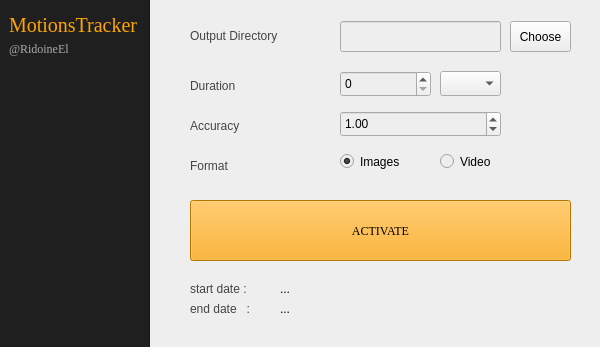
<?xml version="1.0" encoding="UTF-8"?>
<ui version="4.0">
 <class>MainWindow</class>
 <widget class="QMainWindow" name="MainWindow">
  <property name="geometry">
   <rect>
    <x>0</x>
    <y>0</y>
    <width>600</width>
    <height>347</height>
   </rect>
  </property>
  <property name="font">
   <font>
    <family>Liberation Serif</family>
   </font>
  </property>
  <property name="windowTitle">
   <string>MotionsTracker</string>
  </property>
  <property name="styleSheet">
   <string notr="true">background: #eee;</string>
  </property>
  <widget class="QWidget" name="centralwidget">
   <widget class="QPushButton" name="activateButton">
    <property name="geometry">
     <rect>
      <x>190</x>
      <y>200</y>
      <width>381</width>
      <height>61</height>
     </rect>
    </property>
    <property name="font">
     <font>
      <family>Liberation Serif</family>
     </font>
    </property>
    <property name="styleSheet">
     <string notr="true">background: orange;</string>
    </property>
    <property name="text">
     <string>ACTIVATE</string>
    </property>
   </widget>
   <widget class="QLineEdit" name="dirField">
    <property name="enabled">
     <bool>false</bool>
    </property>
    <property name="geometry">
     <rect>
      <x>340</x>
      <y>21</y>
      <width>161</width>
      <height>31</height>
     </rect>
    </property>
   </widget>
   <widget class="QLabel" name="label">
    <property name="geometry">
     <rect>
      <x>190</x>
      <y>20</y>
      <width>141</width>
      <height>31</height>
     </rect>
    </property>
    <property name="styleSheet">
     <string notr="true">color: #444;</string>
    </property>
    <property name="text">
     <string>Output Directory</string>
    </property>
   </widget>
   <widget class="QPushButton" name="chooseButton">
    <property name="geometry">
     <rect>
      <x>510</x>
      <y>21</y>
      <width>61</width>
      <height>31</height>
     </rect>
    </property>
    <property name="text">
     <string>Choose</string>
    </property>
   </widget>
   <widget class="QLabel" name="label_2">
    <property name="geometry">
     <rect>
      <x>190</x>
      <y>70</y>
      <width>141</width>
      <height>31</height>
     </rect>
    </property>
    <property name="styleSheet">
     <string notr="true">color: #444;</string>
    </property>
    <property name="text">
     <string>Duration</string>
    </property>
   </widget>
   <widget class="QLabel" name="label_3">
    <property name="geometry">
     <rect>
      <x>190</x>
      <y>110</y>
      <width>141</width>
      <height>31</height>
     </rect>
    </property>
    <property name="styleSheet">
     <string notr="true">color: #444;</string>
    </property>
    <property name="text">
     <string>Accuracy</string>
    </property>
   </widget>
   <widget class="QSpinBox" name="durationField">
    <property name="geometry">
     <rect>
      <x>340</x>
      <y>71</y>
      <width>91</width>
      <height>26</height>
     </rect>
    </property>
   </widget>
   <widget class="QComboBox" name="durationDescriptionField">
    <property name="geometry">
     <rect>
      <x>440</x>
      <y>71</y>
      <width>61</width>
      <height>25</height>
     </rect>
    </property>
    <property name="currentText">
     <string/>
    </property>
   </widget>
   <widget class="QDoubleSpinBox" name="accuracyField">
    <property name="geometry">
     <rect>
      <x>340</x>
      <y>111</y>
      <width>161</width>
      <height>26</height>
     </rect>
    </property>
    <property name="value">
     <double>1.000000000000000</double>
    </property>
   </widget>
   <widget class="QFrame" name="frame">
    <property name="geometry">
     <rect>
      <x>-1</x>
      <y>-10</y>
      <width>151</width>
      <height>471</height>
     </rect>
    </property>
    <property name="styleSheet">
     <string notr="true">background: #1F1F1F;</string>
    </property>
    <property name="frameShape">
     <enum>QFrame::StyledPanel</enum>
    </property>
    <property name="frameShadow">
     <enum>QFrame::Raised</enum>
    </property>
    <widget class="QLabel" name="label_4">
     <property name="geometry">
      <rect>
       <x>10</x>
       <y>20</y>
       <width>131</width>
       <height>31</height>
      </rect>
     </property>
     <property name="font">
      <font>
       <family>Liberation Serif</family>
       <pointsize>15</pointsize>
      </font>
     </property>
     <property name="styleSheet">
      <string notr="true">color: orange;
</string>
     </property>
     <property name="text">
      <string>MotionsTracker</string>
     </property>
    </widget>
    <widget class="QLabel" name="label_5">
     <property name="geometry">
      <rect>
       <x>10</x>
       <y>50</y>
       <width>67</width>
       <height>17</height>
      </rect>
     </property>
     <property name="font">
      <font>
       <family>Liberation Serif</family>
       <pointsize>9</pointsize>
      </font>
     </property>
     <property name="styleSheet">
      <string notr="true">color: #aaa;</string>
     </property>
     <property name="text">
      <string>@RidoineEl</string>
     </property>
    </widget>
   </widget>
   <widget class="QLabel" name="label_6">
    <property name="geometry">
     <rect>
      <x>190</x>
      <y>280</y>
      <width>81</width>
      <height>17</height>
     </rect>
    </property>
    <property name="styleSheet">
     <string notr="true">color: #444;</string>
    </property>
    <property name="text">
     <string>start date :</string>
    </property>
   </widget>
   <widget class="QLabel" name="label_7">
    <property name="geometry">
     <rect>
      <x>190</x>
      <y>300</y>
      <width>81</width>
      <height>17</height>
     </rect>
    </property>
    <property name="styleSheet">
     <string notr="true">color: #444;</string>
    </property>
    <property name="text">
     <string>end date   :</string>
    </property>
   </widget>
   <widget class="QLabel" name="startDateLabel">
    <property name="geometry">
     <rect>
      <x>280</x>
      <y>280</y>
      <width>221</width>
      <height>17</height>
     </rect>
    </property>
    <property name="text">
     <string>...</string>
    </property>
   </widget>
   <widget class="QLabel" name="endDateLabel">
    <property name="geometry">
     <rect>
      <x>280</x>
      <y>300</y>
      <width>221</width>
      <height>17</height>
     </rect>
    </property>
    <property name="text">
     <string>...</string>
    </property>
   </widget>
   <widget class="QLabel" name="label_8">
    <property name="geometry">
     <rect>
      <x>190</x>
      <y>150</y>
      <width>141</width>
      <height>31</height>
     </rect>
    </property>
    <property name="styleSheet">
     <string notr="true">color: #444;</string>
    </property>
    <property name="text">
     <string>Format</string>
    </property>
   </widget>
   <widget class="QRadioButton" name="imagesRadioButton">
    <property name="geometry">
     <rect>
      <x>340</x>
      <y>150</y>
      <width>81</width>
      <height>23</height>
     </rect>
    </property>
    <property name="text">
     <string>Images</string>
    </property>
    <property name="checked">
     <bool>true</bool>
    </property>
    <property name="autoExclusive">
     <bool>true</bool>
    </property>
   </widget>
   <widget class="QRadioButton" name="videoRadioButton">
    <property name="geometry">
     <rect>
      <x>440</x>
      <y>150</y>
      <width>81</width>
      <height>23</height>
     </rect>
    </property>
    <property name="text">
     <string>Video</string>
    </property>
    <property name="checked">
     <bool>false</bool>
    </property>
   </widget>
  </widget>
 </widget>
 <resources/>
 <connections/>
</ui>
